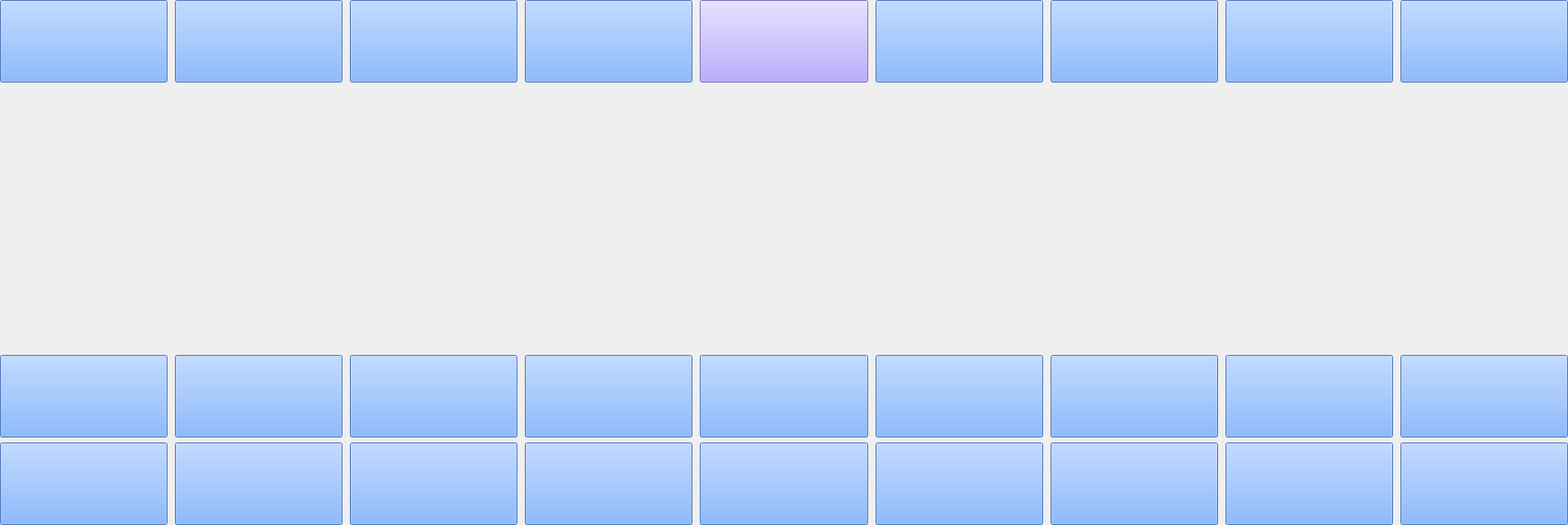
<?xml version="1.0" encoding="UTF-8"?>
<ui version="4.0">
 <class>Layout1</class>
 <widget class="QWidget" name="Layout1">
  <property name="geometry">
   <rect>
    <x>0</x>
    <y>0</y>
    <width>1900</width>
    <height>636</height>
   </rect>
  </property>
  <property name="sizePolicy">
   <sizepolicy hsizetype="Preferred" vsizetype="Preferred">
    <horstretch>0</horstretch>
    <verstretch>0</verstretch>
   </sizepolicy>
  </property>
  <property name="minimumSize">
   <size>
    <width>1900</width>
    <height>0</height>
   </size>
  </property>
  <property name="maximumSize">
   <size>
    <width>16777215</width>
    <height>16777215</height>
   </size>
  </property>
  <property name="windowTitle">
   <string>Form</string>
  </property>
  <property name="styleSheet">
   <string notr="true"/>
  </property>
  <layout class="QVBoxLayout" name="verticalLayout">
   <property name="leftMargin">
    <number>0</number>
   </property>
   <property name="topMargin">
    <number>0</number>
   </property>
   <property name="rightMargin">
    <number>0</number>
   </property>
   <property name="bottomMargin">
    <number>0</number>
   </property>
   <item>
    <layout class="QGridLayout" name="gridLayout">
     <property name="leftMargin">
      <number>0</number>
     </property>
     <property name="topMargin">
      <number>0</number>
     </property>
     <property name="rightMargin">
      <number>0</number>
     </property>
     <property name="bottomMargin">
      <number>0</number>
     </property>
     <property name="horizontalSpacing">
      <number>9</number>
     </property>
     <item row="0" column="8">
      <widget class="QPushButton" name="b26">
       <property name="minimumSize">
        <size>
         <width>0</width>
         <height>100</height>
        </size>
       </property>
       <property name="styleSheet">
        <string notr="true">background-color: #639fff;</string>
       </property>
       <property name="text">
        <string/>
       </property>
      </widget>
     </item>
     <item row="0" column="2">
      <widget class="QPushButton" name="b21">
       <property name="minimumSize">
        <size>
         <width>0</width>
         <height>100</height>
        </size>
       </property>
       <property name="styleSheet">
        <string notr="true">background-color: #639fff;</string>
       </property>
       <property name="text">
        <string/>
       </property>
      </widget>
     </item>
     <item row="0" column="3">
      <widget class="QPushButton" name="b22">
       <property name="minimumSize">
        <size>
         <width>0</width>
         <height>100</height>
        </size>
       </property>
       <property name="styleSheet">
        <string notr="true">background-color: #639fff;</string>
       </property>
       <property name="text">
        <string/>
       </property>
      </widget>
     </item>
     <item row="0" column="4">
      <widget class="QPushButton" name="screen">
       <property name="minimumSize">
        <size>
         <width>0</width>
         <height>100</height>
        </size>
       </property>
       <property name="styleSheet">
        <string notr="true">background-color: #a393fa;</string>
       </property>
       <property name="text">
        <string/>
       </property>
      </widget>
     </item>
     <item row="0" column="5">
      <widget class="QPushButton" name="b23">
       <property name="minimumSize">
        <size>
         <width>0</width>
         <height>100</height>
        </size>
       </property>
       <property name="styleSheet">
        <string notr="true">background-color: #639fff;</string>
       </property>
       <property name="text">
        <string/>
       </property>
      </widget>
     </item>
     <item row="0" column="1">
      <widget class="QPushButton" name="b20">
       <property name="minimumSize">
        <size>
         <width>0</width>
         <height>100</height>
        </size>
       </property>
       <property name="styleSheet">
        <string notr="true">background-color: #639fff;</string>
       </property>
       <property name="text">
        <string/>
       </property>
      </widget>
     </item>
     <item row="0" column="0">
      <widget class="QPushButton" name="b19">
       <property name="minimumSize">
        <size>
         <width>0</width>
         <height>100</height>
        </size>
       </property>
       <property name="styleSheet">
        <string notr="true">background-color: #639fff;</string>
       </property>
       <property name="text">
        <string/>
       </property>
      </widget>
     </item>
     <item row="0" column="6">
      <widget class="QPushButton" name="b24">
       <property name="minimumSize">
        <size>
         <width>0</width>
         <height>100</height>
        </size>
       </property>
       <property name="styleSheet">
        <string notr="true">background-color: #639fff;</string>
       </property>
       <property name="text">
        <string/>
       </property>
      </widget>
     </item>
     <item row="0" column="7">
      <widget class="QPushButton" name="b25">
       <property name="minimumSize">
        <size>
         <width>0</width>
         <height>100</height>
        </size>
       </property>
       <property name="styleSheet">
        <string notr="true">background-color: #639fff;</string>
       </property>
       <property name="text">
        <string/>
       </property>
      </widget>
     </item>
    </layout>
   </item>
   <item>
    <widget class="QFrame" name="action_frame">
     <property name="sizePolicy">
      <sizepolicy hsizetype="Preferred" vsizetype="Expanding">
       <horstretch>0</horstretch>
       <verstretch>0</verstretch>
      </sizepolicy>
     </property>
     <property name="styleSheet">
      <string notr="true"/>
     </property>
     <property name="frameShape">
      <enum>QFrame::NoFrame</enum>
     </property>
     <property name="frameShadow">
      <enum>QFrame::Raised</enum>
     </property>
    </widget>
   </item>
   <item>
    <layout class="QGridLayout" name="gridLayout_2">
     <property name="leftMargin">
      <number>0</number>
     </property>
     <property name="topMargin">
      <number>0</number>
     </property>
     <property name="rightMargin">
      <number>0</number>
     </property>
     <property name="bottomMargin">
      <number>0</number>
     </property>
     <property name="horizontalSpacing">
      <number>9</number>
     </property>
     <item row="0" column="0">
      <widget class="QPushButton" name="b10">
       <property name="minimumSize">
        <size>
         <width>0</width>
         <height>100</height>
        </size>
       </property>
       <property name="styleSheet">
        <string notr="true">background-color: #639fff;</string>
       </property>
       <property name="text">
        <string/>
       </property>
      </widget>
     </item>
     <item row="0" column="4">
      <widget class="QPushButton" name="b14">
       <property name="minimumSize">
        <size>
         <width>0</width>
         <height>100</height>
        </size>
       </property>
       <property name="styleSheet">
        <string notr="true">background-color: #639fff;</string>
       </property>
       <property name="text">
        <string/>
       </property>
      </widget>
     </item>
     <item row="0" column="5">
      <widget class="QPushButton" name="b15">
       <property name="minimumSize">
        <size>
         <width>0</width>
         <height>100</height>
        </size>
       </property>
       <property name="styleSheet">
        <string notr="true">background-color: #639fff;</string>
       </property>
       <property name="text">
        <string/>
       </property>
      </widget>
     </item>
     <item row="0" column="6">
      <widget class="QPushButton" name="b16">
       <property name="minimumSize">
        <size>
         <width>0</width>
         <height>100</height>
        </size>
       </property>
       <property name="styleSheet">
        <string notr="true">background-color: #639fff;</string>
       </property>
       <property name="text">
        <string/>
       </property>
      </widget>
     </item>
     <item row="0" column="7">
      <widget class="QPushButton" name="b17">
       <property name="minimumSize">
        <size>
         <width>0</width>
         <height>100</height>
        </size>
       </property>
       <property name="styleSheet">
        <string notr="true">background-color: #639fff;</string>
       </property>
       <property name="text">
        <string/>
       </property>
      </widget>
     </item>
     <item row="0" column="1">
      <widget class="QPushButton" name="b11">
       <property name="minimumSize">
        <size>
         <width>0</width>
         <height>100</height>
        </size>
       </property>
       <property name="styleSheet">
        <string notr="true">background-color: #639fff;</string>
       </property>
       <property name="text">
        <string/>
       </property>
      </widget>
     </item>
     <item row="0" column="2">
      <widget class="QPushButton" name="b12">
       <property name="minimumSize">
        <size>
         <width>0</width>
         <height>100</height>
        </size>
       </property>
       <property name="styleSheet">
        <string notr="true">background-color: #639fff;</string>
       </property>
       <property name="text">
        <string/>
       </property>
      </widget>
     </item>
     <item row="0" column="3">
      <widget class="QPushButton" name="b13">
       <property name="minimumSize">
        <size>
         <width>0</width>
         <height>100</height>
        </size>
       </property>
       <property name="styleSheet">
        <string notr="true">background-color: #639fff;</string>
       </property>
       <property name="text">
        <string/>
       </property>
      </widget>
     </item>
     <item row="1" column="0">
      <widget class="QPushButton" name="b1">
       <property name="minimumSize">
        <size>
         <width>0</width>
         <height>100</height>
        </size>
       </property>
       <property name="styleSheet">
        <string notr="true">background-color: #639fff;</string>
       </property>
       <property name="text">
        <string/>
       </property>
      </widget>
     </item>
     <item row="0" column="8">
      <widget class="QPushButton" name="b18">
       <property name="minimumSize">
        <size>
         <width>0</width>
         <height>100</height>
        </size>
       </property>
       <property name="styleSheet">
        <string notr="true">background-color: #639fff;</string>
       </property>
       <property name="text">
        <string/>
       </property>
      </widget>
     </item>
     <item row="1" column="1">
      <widget class="QPushButton" name="b2">
       <property name="minimumSize">
        <size>
         <width>0</width>
         <height>100</height>
        </size>
       </property>
       <property name="styleSheet">
        <string notr="true">background-color: #639fff;</string>
       </property>
       <property name="text">
        <string/>
       </property>
      </widget>
     </item>
     <item row="1" column="2">
      <widget class="QPushButton" name="b3">
       <property name="minimumSize">
        <size>
         <width>0</width>
         <height>100</height>
        </size>
       </property>
       <property name="styleSheet">
        <string notr="true">background-color: #639fff;</string>
       </property>
       <property name="text">
        <string/>
       </property>
      </widget>
     </item>
     <item row="1" column="3">
      <widget class="QPushButton" name="b4">
       <property name="minimumSize">
        <size>
         <width>0</width>
         <height>100</height>
        </size>
       </property>
       <property name="styleSheet">
        <string notr="true">background-color: #639fff;</string>
       </property>
       <property name="text">
        <string/>
       </property>
      </widget>
     </item>
     <item row="1" column="4">
      <widget class="QPushButton" name="b5">
       <property name="minimumSize">
        <size>
         <width>0</width>
         <height>100</height>
        </size>
       </property>
       <property name="styleSheet">
        <string notr="true">background-color: #639fff;</string>
       </property>
       <property name="text">
        <string/>
       </property>
      </widget>
     </item>
     <item row="1" column="5">
      <widget class="QPushButton" name="b6">
       <property name="minimumSize">
        <size>
         <width>0</width>
         <height>100</height>
        </size>
       </property>
       <property name="styleSheet">
        <string notr="true">background-color: #639fff;</string>
       </property>
       <property name="text">
        <string/>
       </property>
      </widget>
     </item>
     <item row="1" column="6">
      <widget class="QPushButton" name="b7">
       <property name="minimumSize">
        <size>
         <width>0</width>
         <height>100</height>
        </size>
       </property>
       <property name="styleSheet">
        <string notr="true">background-color: #639fff;</string>
       </property>
       <property name="text">
        <string/>
       </property>
      </widget>
     </item>
     <item row="1" column="7">
      <widget class="QPushButton" name="b8">
       <property name="minimumSize">
        <size>
         <width>0</width>
         <height>100</height>
        </size>
       </property>
       <property name="styleSheet">
        <string notr="true">background-color: #639fff;</string>
       </property>
       <property name="text">
        <string/>
       </property>
      </widget>
     </item>
     <item row="1" column="8">
      <widget class="QPushButton" name="b9">
       <property name="minimumSize">
        <size>
         <width>0</width>
         <height>100</height>
        </size>
       </property>
       <property name="styleSheet">
        <string notr="true">background-color: #639fff;</string>
       </property>
       <property name="text">
        <string/>
       </property>
      </widget>
     </item>
    </layout>
   </item>
  </layout>
 </widget>
 <resources/>
 <connections/>
</ui>
